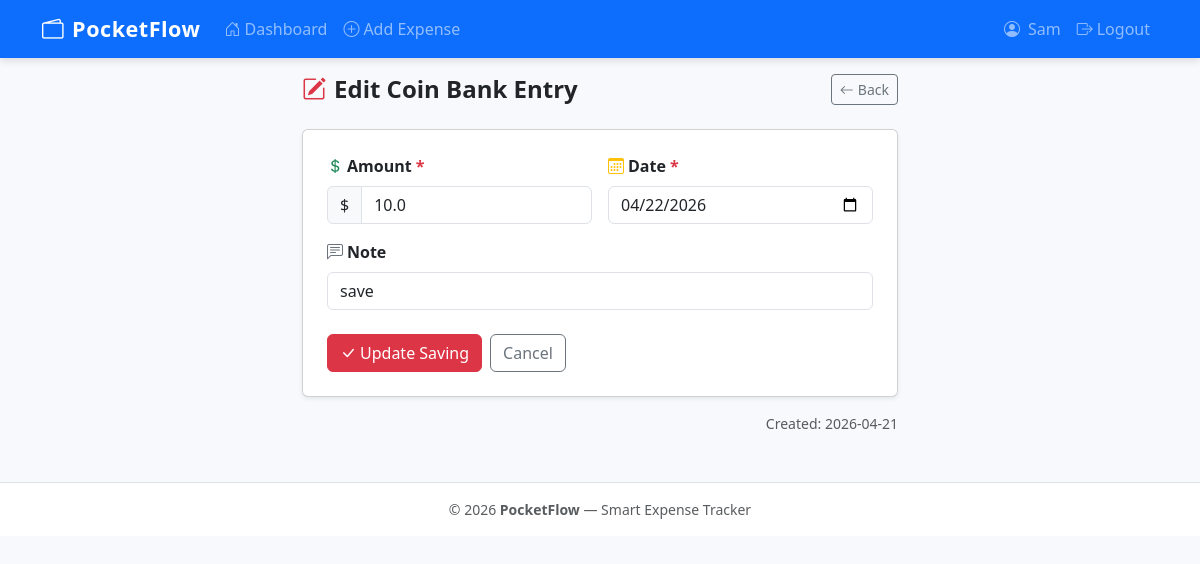
Screenshot of /coin-bank/edit/1 (signed in) with the database file from the repository.
### tables this page shows
CREATE TABLE coin_bank_savings (
            id         INTEGER PRIMARY KEY AUTOINCREMENT,
            user_id    INTEGER NOT NULL,
            amount     REAL    NOT NULL,
            date       TEXT    NOT NULL,
            notes      TEXT    NOT NULL DEFAULT '',
            created_at TEXT    NOT NULL DEFAULT (datetime('now')),
            FOREIGN KEY (user_id) REFERENCES users(id) ON DELETE CASCADE
        );

### app.py (the view, shortened to what this page needs)
@app.route('/coin-bank/edit/<int:saving_id>', methods=['GET', 'POST'])
@login_required
def edit_coin_saving(saving_id):
    conn = get_db()
    saving = conn.execute(
        'SELECT * FROM coin_bank_savings WHERE id = ? AND user_id = ?',
        [saving_id, session['user_id']]
    ).fetchone()
    conn.close()
    if not saving:
        flash('Savings entry not found.', 'danger')
        return redirect(url_for('dashboard'))
    return render_template('expenses/edit_coin_saving.html', saving=saving)

### app.py (called while the page is built, shortened)
def get_db():
    conn = sqlite3.connect(DATABASE)
    conn.row_factory = sqlite3.Row
    conn.execute('PRAGMA foreign_keys = ON')
    return conn

def login_required(f):
    @wraps(f)
    def decorated(*args, **kwargs):
        if 'user_id' not in session:
            flash('Please log in to continue.', 'warning')
            return redirect(url_for('login'))
        return f(*args, **kwargs)
    return decorated

@app.before_request
def load_user_from_remember_token():
    if 'user_id' in session:
        return

### templates/expenses/edit_coin_saving.html (shortened to what this page needs)
{% extends 'base.html' %}
{% block content %}
<div class="container" style="max-width:620px">
  <div class="page-header">
    <h2><i class="bi bi-pencil-square me-2 text-danger"></i>Edit Coin Bank Entry</h2>
    <a href="{{ url_for('dashboard') }}" class="btn btn-outline-secondary btn-sm">
      <i class="bi bi-arrow-left me-1"></i>Back
    </a>
  </div>
  <div class="card shadow-sm">
    <div class="card-body p-4">
      <form method="POST" action="{{ url_for('edit_coin_saving', saving_id=saving.id) }}" novalidate>
        <div class="row g-3 mb-3">
          <div class="col-sm-6">
            <label for="amount" class="form-label fw-semibold">
              <i class="bi bi-currency-dollar me-1 text-success"></i>Amount <span class="text-danger">*</span>
            </label>
            <div class="input-group">
              <span class="input-group-text">$</span>
              <input type="number" id="amount" name="amount" class="form-control"
                     step="0.01" min="0.01"
                     value="{{ request.form.get('amount', saving.amount) }}" required>
            </div>
          </div>
          <div class="col-sm-6">
            <label for="date" class="form-label fw-semibold">
              <i class="bi bi-calendar3 me-1 text-warning"></i>Date <span class="text-danger">*</span>
            </label>
            <input type="date" id="date" name="date" class="form-control"
                   value="{{ request.form.get('date', saving.date) }}" required>
          </div>
        </div>
        <div class="mb-4">
          <label for="notes" class="form-label fw-semibold">
            <i class="bi bi-chat-left-text me-1 text-secondary"></i>Note
          </label>
          <input type="text" id="notes" name="notes" class="form-control"
                 maxlength="120"
                 value="{{ request.form.get('notes', saving.notes) }}"
                 placeholder="Optional note">
        </div>
        <div class="d-flex gap-2">
          <button type="submit" class="btn btn-danger">
            <i class="bi bi-check-lg me-1"></i>Update Saving
          </button>
          <a href="{{ url_for('dashboard') }}" class="btn btn-outline-secondary">Cancel</a>
        </div>
      </form>
    </div>
  </div>
  <div class="text-muted small mt-3 text-end">
    Created: {{ saving.created_at[:10] }}
  </div>
</div>
{% endblock %}

### static/css/style.css (style rules this page uses)
:root { --pf-primary: #4e73df; --pf-success: #1cc88a; --pf-warning: #f6c23e; --pf-danger: #e74a3b; --pf-info: #36b9cc; --pf-secondary: #858796; --pf-bg: #f8f9fc; }
body { background-color: var(--pf-bg); font-family: 'Segoe UI', system-ui, -apple-system, sans-serif; min-height: 100vh; display: flex; flex-direction: column; }
.page-header { display: flex; align-items: center; justify-content: space-between; margin-bottom: 1.5rem; flex-wrap: wrap; gap: .5rem; }
.page-header h2 { margin: 0; font-weight: 700; font-size: 1.5rem; }

### rows the page displays
coin_bank_savings: amount "10.0", date "04/22/2026", notes "save", created_at "2026-04-21"

### other values shown
{{ session.username }} "Sam"
